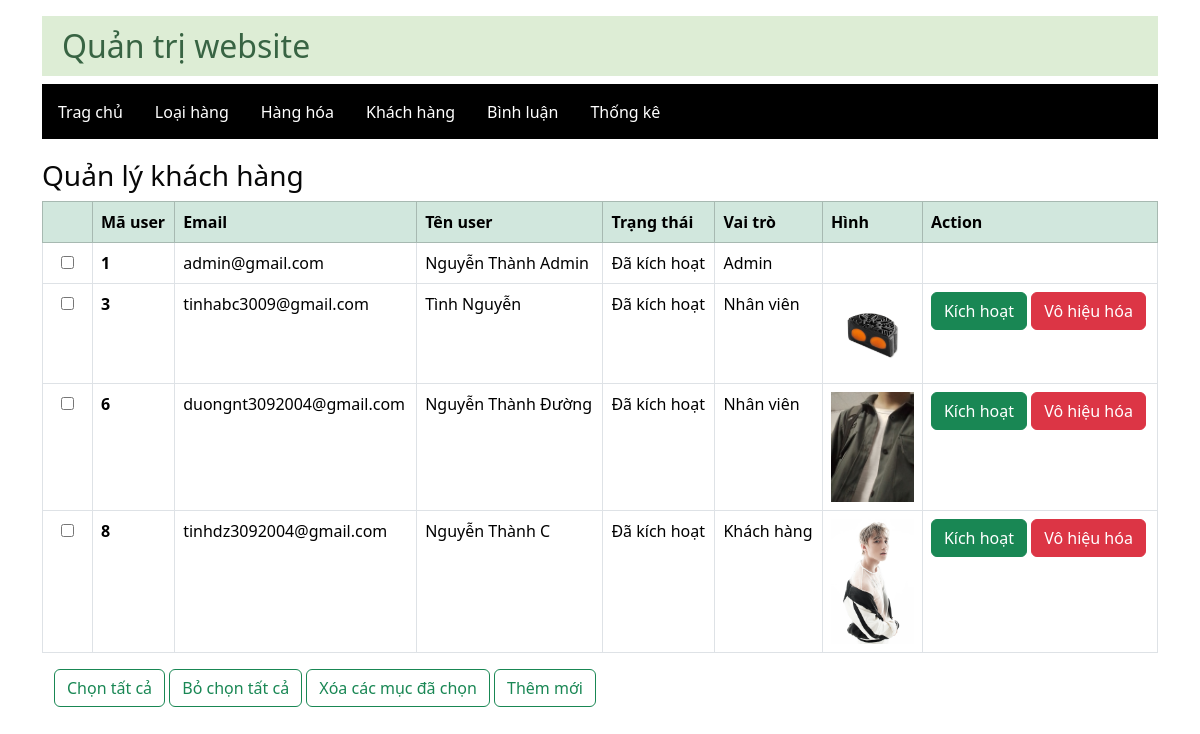
The app's page /admin/layout.php?action=user with its own data.
### tables this page shows
CREATE TABLE `users` (
  `user_id` int(11) NOT NULL,
  `password` varchar(250) NOT NULL,
  `fullname` varchar(50) NOT NULL,
  `status` varchar(50) NOT NULL,
  `user_image` varchar(255) NOT NULL,
  `role` varchar(50) NOT NULL,
  `email` varchar(255) NOT NULL,
  `otp` int(6) NOT NULL
);

### dao/pdo.php (called while the page is built, shortened)
<?php
function pdo_get_connection(){
    $servername = "mysql:host=localhost;dbname=x-shop;charset=utf8";
    $username = "root";
    $password = "";
    try {
      $conn = new PDO($servername, $username, $password);
      $conn->setAttribute(PDO::ATTR_ERRMODE, PDO::ERRMODE_EXCEPTION);
      return $conn;
    } catch(PDOException $e) {
      echo "Lỗi kết nối: " . $e->getMessage();
    }
}
function pdo_query($sql){
    $sql_args = array_slice(func_get_args(), 1);
    try{
        $conn = pdo_get_connection();
        $stmt = $conn->prepare($sql);
        $stmt->execute($sql_args);
        $rows = $stmt->fetchAll();
        return $rows;
    }
    catch(PDOException $e){
        throw $e;
    }
    finally{
        unset($conn);
    }
}
?>

### dao/dao_user.php (called while the page is built, shortened)
<?php
function selectAll_user(){
    $sql = "SELECT * From users";
    return pdo_query($sql);
}
?>

### admin/users/user.php (the view, shortened to what this page needs)
<h3>Quản lý khách hàng</h3>
        <table class="table table-bordered">
            <thead class="table-success">
              <tr>
                <th scope="col"></th>
                <th scope="col">Mã user</th>
                <th scope="col">Email</th>
                <th scope="col">Tên user</th>
                <th scope="col">Trạng thái</th>
                <th scope="col">Vai trò</th>
                <th scope="col">Hình</th>
                <th scope="col">Action</th>
              </tr>
            </thead>
            <tbody>
              <?php
                foreach ($list_c as $list){
                  extract($list);
              ?>
              <tr>
                <td style="width: 50px; text-align: center;"><input type="checkbox" name="" id=""></td>
                <th scope="row"><?=$user_id?></th>
                <td scope="row"><?=$email?></td>
                <td><?=$fullname?></td>
                <td><?=$status?></td>
                <td><?=$role?></td>
                <td class="img"><img src="../uploads/<?=$user_image?>" alt=""></td>
                <td>
                  <?php if($role !== 'Admin'){ ?>
                  <a href="layout.php?action=update-status&id=<?=$user_id?>" class="btn btn-success" href="">Kích hoạt</a>
                  <a href="layout.php?action=update-status2&id=<?=$user_id?>" class="btn btn-danger" href="">Vô hiệu hóa</a>
                  <?php } ?>
                </td>
              </tr>
              <?php } ?>
            </tbody>
        </table>
        <div class="container mt-3">
          <a href="" class="btn btn-outline-success">Chọn tất cả</a>
          <a href="" class="btn btn-outline-success">Bỏ chọn tất cả</a>
          <a href="" class="btn btn-outline-success">Xóa các mục đã chọn</a>
          <a href="layout.php?action=add-user" class="btn btn-outline-success">Thêm mới</a>
        </div>

### admin/layout.php (shortened to what this page needs)
<?php
    require_once('../dao/dao_user.php');
    require_once('../dao/dao_statistical.php');
    require('../dao/pdo.php');
?>
<!DOCTYPE html>
<html lang="en">
<head>
  <link href="https://cdn.jsdelivr.net/npm/bootstrap@5.3.2/dist/css/bootstrap.min.css" rel="stylesheet">
</head>
<body>
    <div class="container mt-3">
        <h2>Quản trị website</h2>
        <?php include "menu.php" ?>
        <?php
            if(isset($_GET['action'])){
                $action = $_GET['action'];
                switch($action) {
                    case 'user':
                        $list_c = selectAll_user();
                        include './users/user.php';
                        break;
                }
            }
        ?>
    </div>
</body>
</html>

### admin/menu.php
<ul class="nav">
    <li class="nav-item">
        <a class="nav-link" href="../site/home.php">Trag chủ</a>
    </li>
    <li class="nav-item">
        <a class="nav-link" href="layout.php?action=category">Loại hàng</a>
    </li>
    <li class="nav-item">
        <a class="nav-link" href="layout.php?action=products">Hàng hóa</a>
    </li>
    <li class="nav-item">
        <a class="nav-link" href="layout.php?action=user">Khách hàng</a>
    </li>
    <li class="nav-item">
        <a class="nav-link" href="layout.php?action=comment">Bình luận</a>
    </li>
    <li class="nav-item">
        <a class="nav-link" href="layout.php?action=tk">Thống kê</a>
    </li>
</ul>

### admin/layout.php (style rules this page uses)
.container { width: 1300px; margin: auto; }
.container h2 { display: flex; align-items: center; width: 100%; height: 60px; background-color: #ddedd5; padding-left: 20px; color: #386443; }
.container ul { width: 100%; height: 55px; background-color: #000; display: flex; align-items: center; margin-bottom: 20px; }
.container ul a { color: #fff; }
.container h3 { margin-top: 20px; color: #080808; }
.img { width: 100px; }
.img img { width: 100%; }

### records on screen
users: user_id "1", email "admin@gmail.com", fullname "Nguyễn Thành Admin", status "Đã kích hoạt", role "Admin"
users: user_id "3", email "tinhabc3009@gmail.com", fullname "Tình Nguyễn", status "Đã kích hoạt", role "Nhân viên", user_image (picture)
users: user_id "6", email "duongnt3092004@gmail.com", fullname "Nguyễn Thành Đường", status "Đã kích hoạt", role "Nhân viên", user_image (picture)
users: user_id "8", email "tinhdz3092004@gmail.com", fullname "Nguyễn Thành C", status "Đã kích hoạt", role "Khách hàng", user_image (picture)
